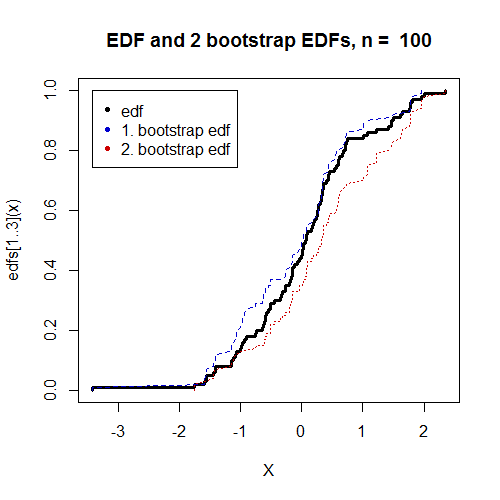

Source code (R):

# clear variables and close windows
rm(list = ls(all = TRUE))
graphics.off()

# install and load packages
libraries = c("matlab")
lapply(libraries, function(x) if (!(x %in% installed.packages())) {
    install.packages(x)
})
lapply(libraries, library, quietly = TRUE, character.only = TRUE)

n   = 100
x   = rnorm(n, 0, 1)
x   = sort(x)
a   = (1:n - 1)/n
aa  = cbind(x[2:n], a[2:n])
bb  = cbind(x[1:n - 1], a[2:n])
cc  = rbind(aa, bb)
edf = apply(cc, 2, sort)
end = dim(edf)[1]
edf = rbind(c(edf[1, 1], 0), edf, c(edf[end, 1], 1))

# First bootstrap sample
xs1 = x[ceil(n * runif(n, 0, 1))]

# Second bootstrap sample
xs2 = x[ceil(n * runif(n, 0, 1))]

# Sorting the first sample
aa1   = cbind(xs1[2:n], a[2:n])
bb1   = cbind(xs1[1:n - 1], a[2:n])
cc1   = rbind(aa1, bb1)
edfs1 = apply(cc1, 2, sort)
end1  = dim(edfs1)[1]
edfs1 = rbind(c(edfs1[1, 1], 0), edfs1, c(edfs1[end1, 1], 1))

# Sorting the second sample
aa2   = cbind(xs2[2:n], a[2:n])
bb2   = cbind(xs2[1:n - 1], a[2:n])
cc2   = rbind(aa2, bb2)
edfs2 = apply(cc2, 2, sort)
end2  = dim(edfs2)[1]
edfs2 = rbind(c(edfs2[1, 1], 0), edfs2, c(edfs2[end2, 1], 1))

# Plot
plot(edf[, 1], edf[, 2], type = "l", col = "black", lwd = 3.5, xlab = "X", ylab = "edfs[1..3](x)")
title(paste("EDF and 2 bootstrap EDFs, n = ", n))
lines(edfs1[, 1], edfs1[, 2], col = "red3", lwd = 1.5, lty = "dotted")
lines(edfs2[, 1], edfs2[, 2], col = "blue3", lwd = 1.5, lty = "dashed")
legend(x = min(x), y = 1, legend = c("edf", "1. bootstrap edf", "2. bootstrap edf"), 
    pch = c(20, 20), col = c("black", "blue3", "red3")) 
